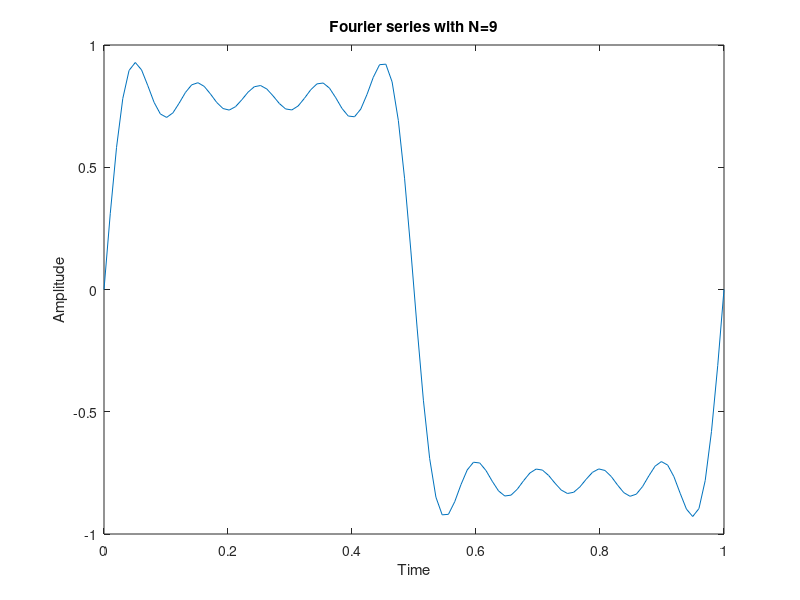

Reproduce this figure in MATLAB.
%write a program that plots the signal
%s(t)=sin(2pit)+sin(6pit)/3+sin(10pit)/5+sin(14pit)/7+sin(18pit)/9

clear all;
close all;

t=linspace(0,1,100);

f=1;
y=sin(2*pi*f*t)+sin(6*pi*f*t)/3+sin(10*pi*f*t)/5+sin(14*pi*f*t)/7+sin(18*pi*f*t)/9;
plot(t,y);

xlabel('Time');
ylabel('Amplitude');
title('Fourier series with N=9');

